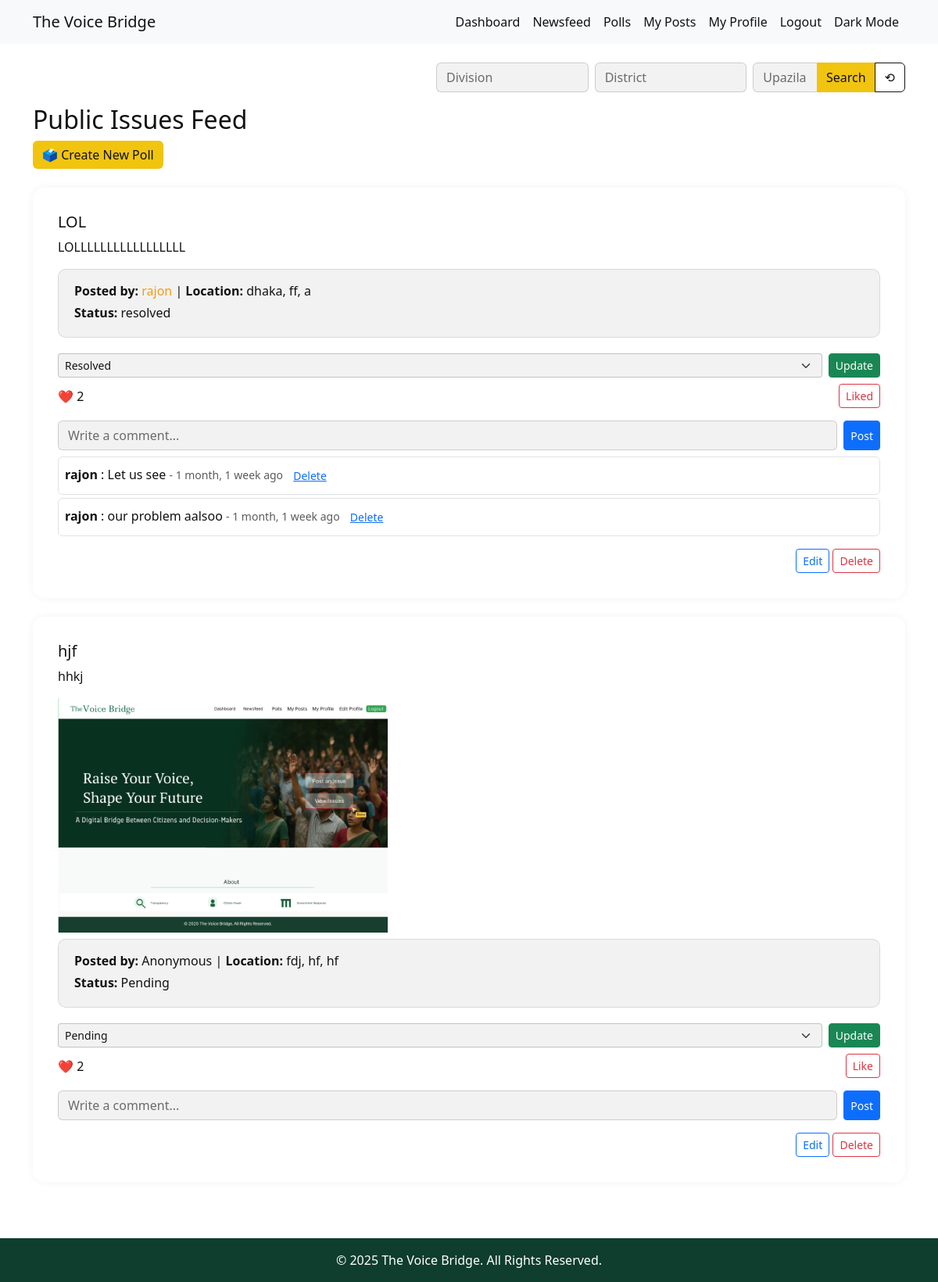
Page /list/ (signed in) on the committed database.
### issues/models.py (models this page shows, shortened)
class Issue(models.Model):
    user = models.ForeignKey(CustomUser, on_delete=models.SET_NULL, null=True, blank=True)
    title = models.CharField(max_length=200)
    description = models.TextField()
    image = models.ImageField(upload_to='issue_images/', blank=True, null=True)
    division = models.CharField(max_length=100)
    district = models.CharField(max_length=100)
    upazila = models.CharField(max_length=100)
    created_at = models.DateTimeField(auto_now_add=True)
    anonymous = models.BooleanField(default=False)
    status = models.CharField(max_length=20, choices=STATUS_CHOICES, default='Pending')

class Comment(models.Model):
    issue = models.ForeignKey(Issue, on_delete=models.CASCADE, related_name='comments')
    user = models.ForeignKey(settings.AUTH_USER_MODEL, on_delete=models.CASCADE)
    content = models.TextField()
    created_at = models.DateTimeField(auto_now_add=True)

### users/models.py (models this page shows)
class CustomUser(AbstractUser):
    is_govt = models.BooleanField(default=False)
    division = models.CharField(max_length=100, blank=True)
    district = models.CharField(max_length=100, blank=True)
    upazila = models.CharField(max_length=100, blank=True)
    govt_code = models.CharField(max_length=50, blank=True)
    bio = models.TextField(blank=True, null=True)
    profile_pic = models.ImageField(upload_to='profile_pics/', blank=True, null=True)
    nid_number = models.CharField(max_length=20, blank=True, null=True)
    is_verified = models.BooleanField(default=False)

### issues/views.py (the view)
# urls.py: path('list/', views.issue_list, name='issue_list'),
@login_required
def issue_list(request):
    issues = Issue.objects.annotate(likes_count=Count('likes')).order_by('-likes_count')
    voted_ids = Vote.objects.filter(user=request.user).values_list('issue_id', flat=True)
    liked_ids = Like.objects.filter(user=request.user).values_list('issue_id', flat=True)
    division = request.GET.get('division')
    district = request.GET.get('district')
    upazila = request.GET.get('upazila')
    filters = {}
    if division: filters['division'] = division
    if district: filters['district'] = district
    if upazila: filters['upazila'] = upazila
    issues = issues.filter(**filters)
    return render(request, 'issues/issue_list.html', {
        'issues': issues,
        'voted_ids': voted_ids,
        'liked_ids': liked_ids,
        'current_filters': {
            'division': division or '',
            'district': district or '',
            'upazila': upazila or '',
        }
    })

### issues/templates/issues/issue_list.html (shortened to what this page needs)
{% extends 'base.html' %}
{% load humanize %}
{% block content %}
<div class="d-flex justify-content-end mb-3">
  <form method="get" class="w-100" style="max-width: 600px;">
    <div class="row g-2">
      <div class="col-md-4 col-12">
        <input type="text" name="division" class="form-control" placeholder="Division" value="{{ request.GET.division }}">
      </div>
      <div class="col-md-4 col-12">
        <input type="text" name="district" class="form-control" placeholder="District" value="{{ request.GET.district }}">
      </div>
      <div class="col-md-4 col-12">
        <div class="input-group">
          <input type="text" name="upazila" class="form-control" placeholder="Upazila" value="{{ request.GET.upazila }}">
          <button type="submit" class="btn btn-warning">Search</button>
          <a href="{% url 'issue_list' %}" class="btn btn-outline-light">⟲</a>
        </div>
      </div>
    </div>
  </form>
</div>
<h2 class=gg"mb-4"> Public Issues Feed</h2>
{% if user.is_authenticated and user.is_govt %}
  <a href="{% url 'create_poll' %}" class="btn btn-warning mb-4">🗳️ Create New Poll</a>
{% endif %}
{% for issue in issues %}
  <div class="card mb-4">
    <div class="card-body">
      <h5 class="card-title">{{ issue.title }}</h5>
      <p class="card-text">{{ issue.description }}</p>
      {% if issue.image %}
        <img src="{{ issue.image.url }}" class="img-fluid mb-2" style="max-height: 300px;" alt="Issue Image">
      {% endif %}
      <div class="transparent-box">
        <p class="mb-1">
          <strong>Posted by:</strong>
          {% if issue.anonymous %}
            Anonymous
          {% else %}
            <a href="{% url 'profile' issue.user.username %}" style="color: var(--link-color)" class="text-decoration-none">
              {{ issue.user.username }}
            </a>
          {% endif %} |
          <strong>Location:</strong> {{ issue.division }}, {{ issue.district }}, {{ issue.upazila }}
        </p>
        <p class="mb-1"><strong>Status:</strong> {{ issue.get_status_display }}</p>
      </div>
      {% if user.is_authenticated and user.is_govt %}
        <form method="POST" action="{% url 'update_status' issue.id %}" class="d-flex mb-2">
          <select name="status" class="form-select form-select-sm me-2">
            <option value="pending" {% if issue.status == 'pending' %}selected{% endif %}>Pending</option>
            <option value="resolved" {% if issue.status == 'resolved' %}selected{% endif %}>Resolved</option>
          </select>
          <button class="btn btn-sm btn-success">Update</button>
        </form>
      {% endif %}
      <div class="d-flex justify-content-between align-items-center mt-2">
        <div>❤️ <span id="like-count-{{ issue.id }}">{{ issue.likes.count }}</span></div>
        <button class="btn btn-sm btn-outline-danger"
                onclick="toggleLike({{ issue.id }})"
                id="like-btn-{{ issue.id }}">
          {% if issue.id in liked_ids %}Liked{% else %}Like{% endif %}
        </button>
      </div>
      <div class="mt-3">
        <form method="POST" action="{% url 'add_comment' issue.id %}" class="d-flex">
          <input type="text" name="content" class="form-control me-2" placeholder="Write a comment..." required>
          <button type="submit" class="btn btn-sm btn-primary">Post</button>
        </form>
        <div class="mt-2">
          {% for comment in issue.comments.all %}
            <div class="border p-2 mb-1 rounded">
              <strong>
                {% if issue.anonymous and comment.user == issue.user %}
                  Anonymous
                {% else %}
                  {{ comment.user.username }}
                {% endif %}
              </strong>: {{ comment.content }}
              <small class="text-muted"> - {{ comment.created_at|naturaltime }}</small>
              {% if user.is_authenticated and user.is_govt %}
                <form method="POST" action="{% url 'delete_comment' comment.id %}" class="d-inline">
                  <button type="submit" class="btn btn-sm btn-danger btn-link">Delete</button>
                </form>
              {% endif %}
            </div>
          {% endfor %}
        </div>
      </div>
      {% if user.is_authenticated and user.is_govt %}
        <div class="text-end mt-3">
          <a href="{% url 'edit_issue' issue.id %}" class="btn btn-sm btn-outline-primary">Edit</a>
          <a href="{% url 'delete_issue' issue.id %}" class="btn btn-sm btn-outline-danger">Delete</a>
        </div>
      {% endif %}
    </div>
  </div>
{% empty %}
  <p>No issues posted yet.</p>
{% endfor %}
{% endblock %}

### templates/base.html (style rules this page uses)
:root { --bg-color: #ffffff; --text-color: #121212; --nav-bg: #f8f9fa; --nav-text: #121212; --footer-bg: #0F3D2E; --footer-text: #ffffff; }
html, body { height: 100%; margin: 0; background-color: var(--bg-color); color: var(--text-color); }
body { display: flex; flex-direction: column; }
.container a.btn, .container a.nav-link { transition: 0.3s ease; }

### issues/templates/issues/issue_list.html (style rules this page uses)
:root { --bg-color: #ffffff; --text-color: #121212; --card-bg: #FFFFFF00; --card-border: rgba(255, 255, 255, 0.35); --form-bg: rgba(0, 0, 0, 0.05); --form-border: rgba(0, 0, 0, 0.2); --form-focus-bg: rgba(0, 0, 0, 0.08); --transparent-box-bg: rgba(0, 0, 0, 0.05); --transparent-box-border: rgba(0, 0, 0, 0.1); --btn-warning: #f1c40f; --btn-text-dark: #121212; --link-color: #f39c12; --link-hover: #d35400; }
body { background-color: var(--bg-color); color: var(--text-color); transition: all 0.3s ease; }
.card { background: var(--card-bg); backdrop-filter: blur(10px); border: 1px solid var(--card-border); border-radius: 15px; box-shadow: 0 0 12px rgba(0, 0, 0, 0.05); padding: 15px; color: var(--text-color); }
.transparent-box { background-color: var(--transparent-box-bg); border: 1px solid var(--transparent-box-border); border-radius: 10px; padding: 15px 20px; margin-bottom: 20px; color: var(--text-color); }
.form-control, .form-select { background-color: var(--form-bg); color: var(--text-color); border: 1px solid var(--form-border); }
.form-control::placeholder { color: var(--text-color); opacity: 0.6; }
.btn-warning { background-color: var(--btn-warning); color: var(--btn-text-dark); border: none; }
.btn-outline-light { color: var(--text-color); border-color: var(--text-color); }
a { color: var(--link-color); }

### rows in the picture
Issue: title "LOL", description "LOLLLLLLLLLLLLLLLLL", user.username "rajon", division "dhaka", district "ff", upazila "a", status "resolved", status "Resolved", likes.count "2", shows "Liked"
Comment: user.username "rajon", content "Let us see", created_at "1 month, 1 week ago"
Comment: user.username "rajon", content "our problem aalsoo", created_at "1 month, 1 week ago"
Issue: title "hjf", description "hhkj", image (picture), anonymous "Anonymous", division "fdj", district "hf", upazila "hf", status "Pending", likes.count "2", shows "Like"
